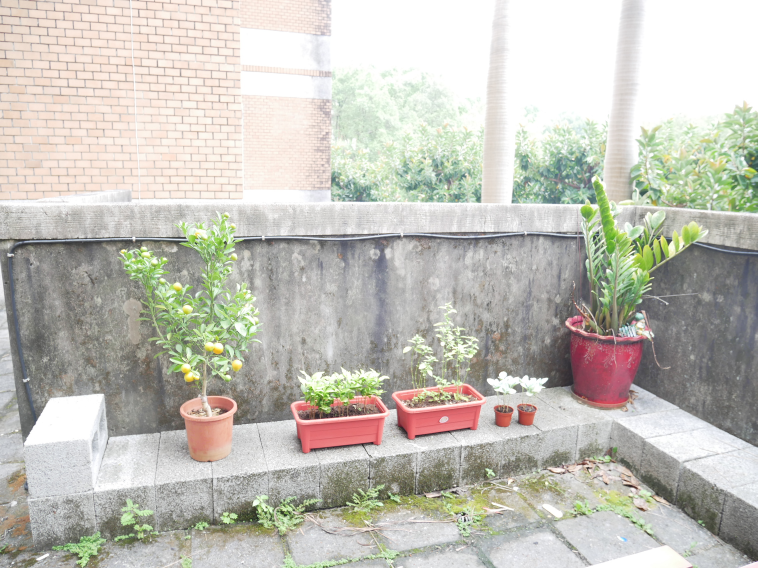
%> input picture Project1_生成HDR影像/img_data/leaf/P1230801.JPG, 2272 x 1704 px (shown at 1/3 size)
$ octave --eval "result = BlurPyramid(imread('../../Project1_生成HDR影像/img_data/leaf/P1230801.JPG'));"   (GNU Octave 9; MATLAB toolbox functions it lacks are replaced by stand-ins)
%> lines starting %> are read from the running program, lines starting %| are printed output that depends on the picture
function [ P0,P1,P2,P3,P4 ] = BlurPyramid(I)
%blur image at this level and scale the smooth image (by factor 0.5) to
% creat image at next level
%--------------input-----------------------------
% I:RGB image
%--------------output----------------------------
%P0 P1 P2 P3 P4:output pyramid image,P0 is biggest  and P4 is smallest

I_g = rgb2gray(I);
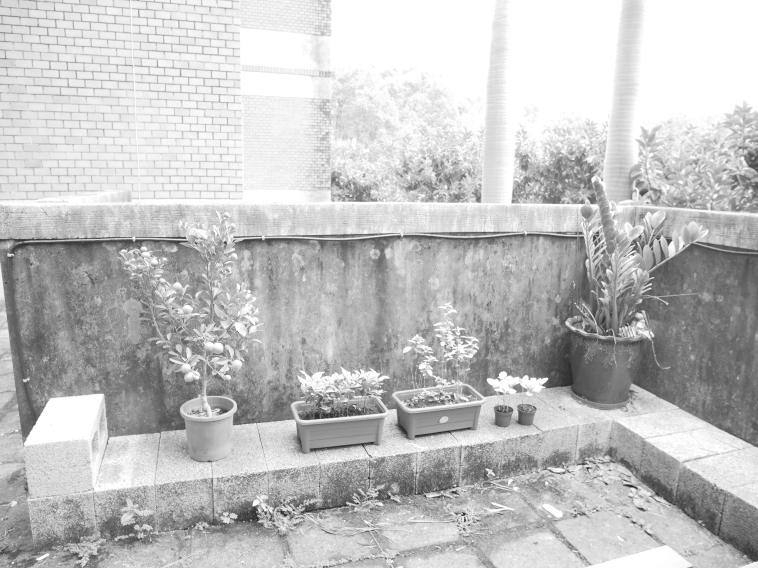
%> I_g: size 1704x2272 uint8 (shown at 1/3 size); min 16, max 255, mean 193.1
P0 = I_g;
gau1 = imgaussfilt(P0,1);
P1 = imresize(gau1,0.5);
gau2 = imgaussfilt(P1,1);
P2 = imresize(gau2,0.5);
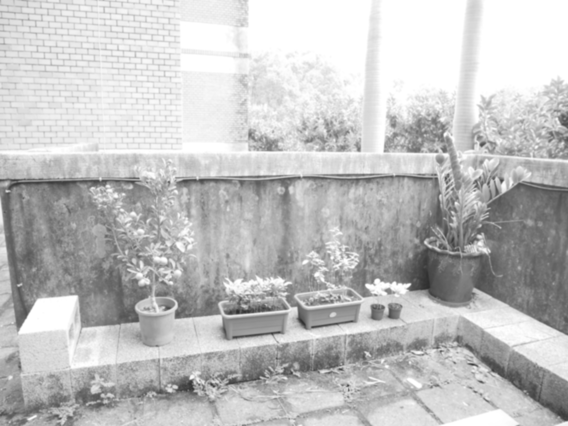
%> P2: size 426x568 uint8; min 44, max 255, mean 193.1
gau3 = imgaussfilt(P2,1);
P3 = imresize(gau3,0.5);
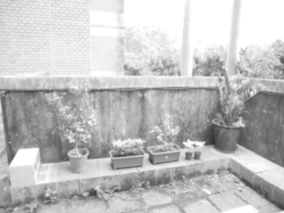
%> P3: size 213x284 uint8; min 49, max 255, mean 193.1
gau4 = imgaussfilt(P3,1);
P4 = imresize(gau4,0.5);
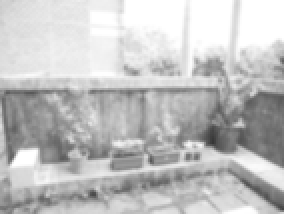
%> P4: size 107x142 uint8 (shown 2 times larger); min 53, max 255, mean 193.1

end
